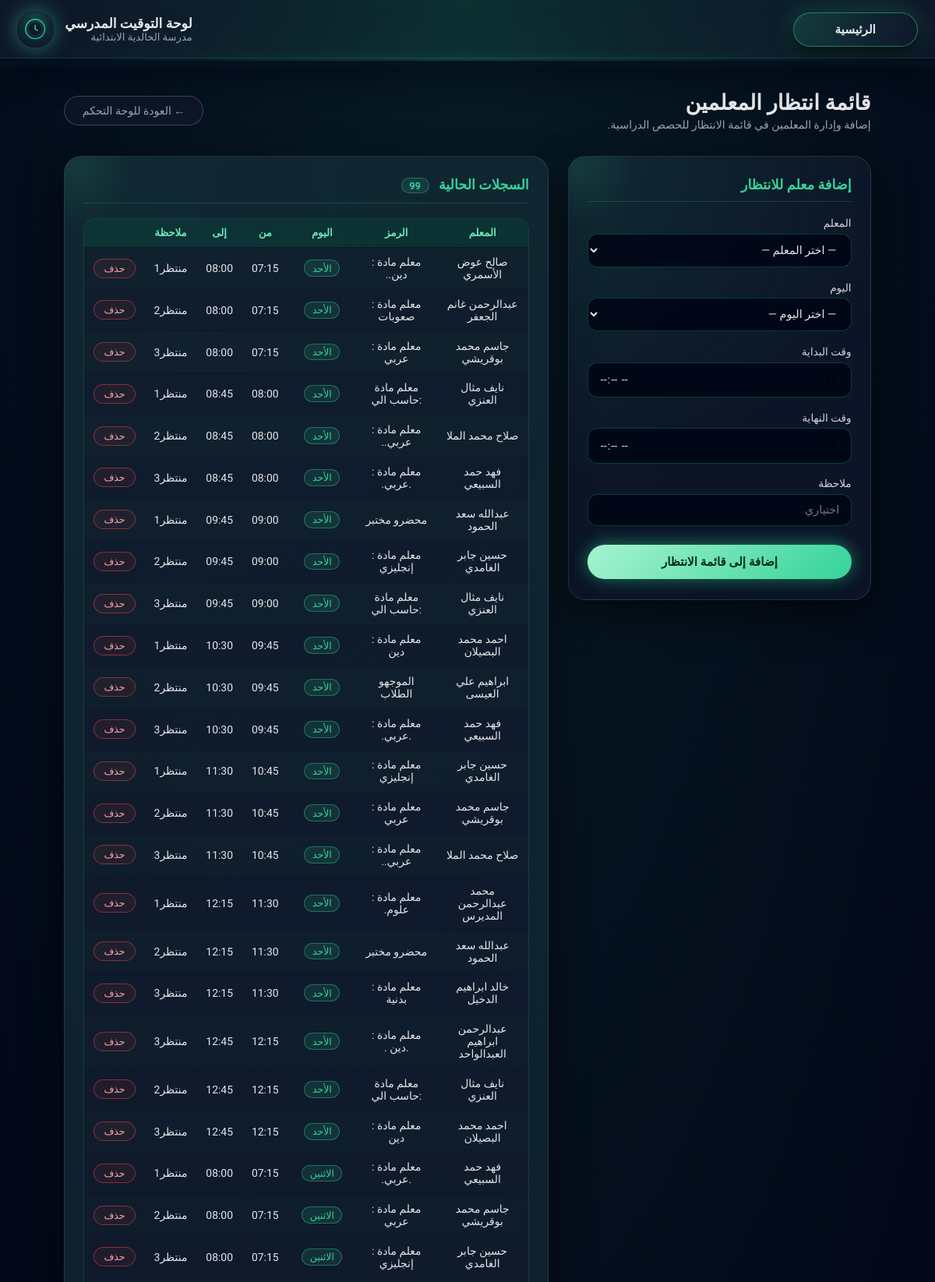
Page /control-panel/waiting-slots/ (signed in, upper part) on the committed database.
### schooltimetable/models.py (models this page shows)
class BaseTeacherSlot(models.Model):
    day_of_week = models.IntegerField("اليوم", choices=DAYS_OF_WEEK)
    teacher = models.ForeignKey(Teacher, on_delete=models.CASCADE)
    start_time = models.TimeField("وقت البداية")
    end_time = models.TimeField("وقت النهاية")
    note = models.CharField("ملاحظة", max_length=255, blank=True)
    class Meta:
        abstract = True

class TeacherWaitingSlot(BaseTeacherSlot):
    pass

class Teacher(models.Model):
    name = models.CharField("اسم المعلم", max_length=100)
    code = models.CharField("رمز المعلم", max_length=20, unique=True)
    class Meta:
        verbose_name = "معلم"
        verbose_name_plural = "المعلمين"
    def __str__(self) -> str:
        return f"{self.name} ({self.code})"

### schooldisplay/views.py (the view)
# urls.py: path("control-panel/waiting-slots/", views.teacher_waiting_slots, name="teacher_waiting_slots"),
@_require_role('admin', 'supervisor')
def teacher_waiting_slots(request):
    form = TeacherWaitingSlotForm(request.POST or None)
    if request.method == "POST" and form.is_valid():
        form.save()
        messages.success(request, "تمت إضافة المعلم إلى قائمة الانتظار بنجاح.")
        return redirect("schooldisplay:teacher_waiting_slots")
    slots = TeacherWaitingSlot.objects.select_related("teacher").order_by("day_of_week", "start_time")
    return render(request, "display/teacher_waiting_slots.html", {"form": form, "slots": slots})

### schooltimetable/forms.py
class TeacherWaitingSlotForm(_BaseSlotForm):
    class Meta:
        model = TeacherWaitingSlot
        fields = ["teacher", "day_of_week", "start_time", "end_time", "note"]

### schoolaccounts/context_processors.py (called while the page is built)
def user_role_context(request):
    if not request.user.is_authenticated:
        return {'user_role': None, 'user_role_display': ''}
    if request.user.is_superuser:
        role = 'admin'
    else:
        try:
            role = request.user.profile.role
        except Exception:
            role = 'display'
    return {
        'user_role': role,
        'user_role_display': _ROLE_LABELS.get(role, ''),
    }

### schooldisplay/views.py (called while the page is built)
def _get_user_role(user) -> str:
    if user.is_superuser:
        return 'admin'
    try:
        return user.profile.role
    except Exception:
        return 'display'

def _require_role(*roles):
    def decorator(view_func):
        @wraps(view_func)
        def wrapper(request, *args, **kwargs):
            if _get_user_role(request.user) not in roles:
                messages.error(request, "ليس لديك صلاحية للوصول إلى هذه الصفحة.")
                return redirect('schooldisplay:dashboard')
            return view_func(request, *args, **kwargs)
        return wrapper
    return decorator

### templates/display/teacher_waiting_slots.html (shortened to what this page needs)
<!DOCTYPE html>
<html lang="ar" dir="rtl">
<head>
</head>
<body>
{% include "header.html" %}
<div class="neon-bar" aria-hidden="true"></div>
<main class="page-main">
    <div class="page-header">
        <div>
            <h1 class="page-title">قائمة انتظار المعلمين</h1>
            <p class="page-subtitle">إضافة وإدارة المعلمين في قائمة الانتظار للحصص الدراسية.</p>
        </div>
        <a href="{% url 'schooldisplay:control_panel' %}" class="btn-back">
            ← العودة للوحة التحكم
        </a>
    </div>
    <div class="layout">
        <article class="card">
            <div class="card-inner">
                <h2 class="card-title">إضافة معلم للانتظار</h2>
                <form method="post" novalidate>
                    <div class="form-group">
                        <label class="form-label">{{ form.teacher.label }}</label>
                        {{ form.teacher }}
                    </div>
                    <div class="form-group">
                        <label class="form-label">{{ form.day_of_week.label }}</label>
                        {{ form.day_of_week }}
                    </div>
                    <div class="form-group">
                        <label class="form-label">{{ form.start_time.label }}</label>
                        {{ form.start_time }}
                    </div>
                    <div class="form-group">
                        <label class="form-label">{{ form.end_time.label }}</label>
                        {{ form.end_time }}
                    </div>
                    <div class="form-group">
                        <label class="form-label">{{ form.note.label }}</label>
                        {{ form.note }}
                    </div>
                    <button type="submit" class="btn-submit">إضافة إلى قائمة الانتظار</button>
                </form>
            </div>
        </article>
        <article class="card">
            <div class="card-inner">
                <h2 class="card-title">
                    السجلات الحالية
                    <span class="count-badge">{{ slots|length }}</span>
                </h2>
                <div class="table-wrapper">
                    <table>
                        <thead>
                            <tr>
                                <th>المعلم</th>
                                <th>الرمز</th>
                                <th>اليوم</th>
                                <th>من</th>
                                <th>إلى</th>
                                <th>ملاحظة</th>
                                <th></th>
                            </tr>
                        </thead>
                        <tbody>
                        {% if slots %}
                            {% for slot in slots %}
                            <tr>
                                <td>{{ slot.teacher.name }}</td>
                                <td>{{ slot.teacher.code }}</td>
                                <td><span class="day-badge">{{ slot.get_day_of_week_display }}</span></td>
                                <td>{{ slot.start_time|time:"H:i" }}</td>
                                <td>{{ slot.end_time|time:"H:i" }}</td>
                                <td>{{ slot.note|default:"—" }}</td>
                                <td>
                                    <form method="post"
                                          action="{% url 'schooldisplay:teacher_waiting_slot_delete' slot.pk %}"
                                          onsubmit="return confirm('هل تريد حذف هذا السجل؟')">
                                        <button type="submit" class="btn-delete">حذف</button>
                                    </form>
                                </td>
                            </tr>
                            {% endfor %}
                        {% else %}
                            <tr class="empty-row">
                                <td colspan="7">لا توجد سجلات حتى الآن. أضف أول معلم باستخدام النموذج.</td>
                            </tr>
                        {% endif %}
                        </tbody>
                    </table>
                </div>
            </div>
        </article>
    </div>
</main>
</body>
</html>

### templates/display/teacher_waiting_slots.html (style rules this page uses)
:root { --bg: #020617; --text: #e5e7eb; --muted: #9ca3af; --accent: #34d399; --border: rgba(148,163,184,0.18); }
*, *::before, *::after { box-sizing: border-box; margin: 0; padding: 0; }
body { font-family: "Tajawal", system-ui, sans-serif; background: radial-gradient(ellipse 70% 45% at 50% 0%, rgba(52,211,153,0.1), transparent), var(--bg); color: var(--text); min-height: 100vh; }
.neon-bar { height: 3px; background: linear-gradient(to left, transparent, #34d399, transparent); box-shadow: 0 0 14px rgba(52,211,153,0.8); opacity: 0.85; }
.page-main { max-width: 1080px; margin: 0 auto; padding: 2.4rem 1.4rem 4rem; }
.page-header { display: flex; align-items: center; justify-content: space-between; flex-wrap: wrap; gap: 1rem; margin-bottom: 2rem; }
.page-title { font-size: 1.7rem; font-weight: 700; }
.page-subtitle { font-size: 0.88rem; color: var(--muted); margin-top: 0.25rem; }
.btn-back { display: inline-flex; align-items: center; gap: 0.4rem; padding: 0.6rem 1.4rem; border-radius: 999px; border: 1px solid rgba(148,163,184,0.35); background: rgba(15,23,42,0.8); color: var(--muted); font-family: inherit; font-size: 0.88rem; text-decoration: none; transition: border-color 0.15s, color 0.15s; }
.layout { display: grid; grid-template-columns: minmax(0,1fr) minmax(0,1.6fr); gap: 1.6rem; align-items: start; }
.card { background: radial-gradient(circle at top left, rgba(52,211,153,0.1), transparent 60%), rgba(15,23,42,0.85); border-radius: 1.4rem; border: 1px solid var(--border); padding: 1.6rem 1.5rem; box-shadow: 0 20px 50px rgba(0,0,0,0.5); position: relative; overflow: hidden; }
.card::before { content: ""; position: absolute; inset-inline-end: -60px; inset-block-start: -60px; width: 150px; height: 150px; border-radius: 50%; background: radial-gradient(circle, rgba(52,211,153,0.1), transparent 70%); pointer-events: none; }
.card-inner { position: relative; z-index: 1; }
.card-title { font-size: 1.1rem; font-weight: 600; margin-bottom: 1.2rem; padding-bottom: 0.7rem; border-bottom: 1px solid rgba(52,211,153,0.2); color: var(--accent); }
.form-group { margin-bottom: 1.1rem; }
.form-label { display: block; font-size: 0.85rem; color: #d1d5db; margin-bottom: 0.35rem; }
.form-input { width: 100%; padding: 0.7rem 0.9rem; border-radius: 0.8rem; border: 1px solid rgba(6,78,59,0.8); background: rgba(2,6,23,0.9); color: var(--text); font-family: inherit; font-size: 0.9rem; outline: none; transition: border-color 0.15s, box-shadow 0.15s; appearance: auto; }
.btn-submit { width: 100%; padding: 0.8rem; border-radius: 999px; border: none; background: linear-gradient(135deg, #a7f3d0, #34d399); color: #052e16; font-family: inherit; font-size: 0.95rem; font-weight: 700; cursor: pointer; box-shadow: 0 0 22px rgba(52,211,153,0.6), 0 8px 20px rgba(2,6,23,0.8); transition: transform 0.15s, box-shadow 0.15s; margin-top: 0.4rem; }
.table-wrapper { border-radius: 0.9rem; overflow: hidden; border: 1px solid rgba(52,211,153,0.15); }
table { width: 100%; border-collapse: collapse; font-size: 0.87rem; }
thead { background: rgba(6,78,59,0.3); }
th, td { padding: 0.65rem 0.75rem; text-align: center; border-bottom: 1px solid rgba(15,23,42,0.9); }
th { font-weight: 600; color: #6ee7b7; font-size: 0.83rem; }
tbody tr:nth-child(even) { background: rgba(15,23,42,0.6); }
tbody tr:nth-child(odd) { background: rgba(15,23,42,0.4); }
.day-badge { display: inline-block; padding: 0.15rem 0.6rem; border-radius: 999px; font-size: 0.78rem; background: rgba(52,211,153,0.12); border: 1px solid rgba(52,211,153,0.4); color: #34d399; }
.btn-delete { display: inline-block; padding: 0.25rem 0.75rem; border-radius: 999px; border: 1px solid rgba(239,68,68,0.5); background: rgba(239,68,68,0.08); color: #fca5a5; font-family: inherit; font-size: 0.78rem; cursor: pointer; transition: background 0.14s, border-color 0.14s; }
.count-badge { display: inline-block; padding: 0.12rem 0.6rem; border-radius: 999px; background: rgba(52,211,153,0.12); border: 1px solid rgba(52,211,153,0.35); color: #34d399; font-size: 0.8rem; margin-inline-start: 0.5rem; font-weight: 600; }

### rows in the picture
TeacherWaitingSlot: teacher.name "صالح عوض الأسمري", teacher.code "معلم مادة : دين..", day_of_week "الأحد", start_time "07:15", end_time "08:00", note "منتظر1"
TeacherWaitingSlot: teacher.name "عبدالرحمن غانم الجعفر", teacher.code "معلم مادة : صعوبات", day_of_week "الأحد", start_time "07:15", end_time "08:00", note "منتظر2"
TeacherWaitingSlot: teacher.name "جاسم محمد بوقريشي", teacher.code "معلم مادة : عربي", day_of_week "الأحد", start_time "07:15", end_time "08:00", note "منتظر3"
TeacherWaitingSlot: teacher.name "نايف مثال العنزي", teacher.code "معلم مادة :حاسب الي", day_of_week "الأحد", start_time "08:00", end_time "08:45", note "منتظر1"
TeacherWaitingSlot: teacher.name "صلاح محمد الملا", teacher.code "معلم مادة : عربي..", day_of_week "الأحد", start_time "08:00", end_time "08:45", note "منتظر2"
TeacherWaitingSlot: teacher.name "فهد حمد السبيعي", teacher.code "معلم مادة : .عربي.", day_of_week "الأحد", start_time "08:00", end_time "08:45", note "منتظر3"
TeacherWaitingSlot: teacher.name "عبدالله سعد الحمود", teacher.code "محضرو مختبر", day_of_week "الأحد", start_time "09:00", end_time "09:45", note "منتظر1"
TeacherWaitingSlot: teacher.name "حسين جابر الغامدي", teacher.code "معلم مادة : إنجليزي", day_of_week "الأحد", start_time "09:00", end_time "09:45", note "منتظر2"
TeacherWaitingSlot: teacher.name "نايف مثال العنزي", teacher.code "معلم مادة :حاسب الي", day_of_week "الأحد", start_time "09:00", end_time "09:45", note "منتظر3"
TeacherWaitingSlot: teacher.name "احمد محمد البصيلان", teacher.code "معلم مادة : دين", day_of_week "الأحد", start_time "09:45", end_time "10:30", note "منتظر1"
TeacherWaitingSlot: teacher.name "ابراهيم علي العيسى", teacher.code "الموجهو الطلاب", day_of_week "الأحد", start_time "09:45", end_time "10:30", note "منتظر2"
TeacherWaitingSlot: teacher.name "فهد حمد السبيعي", teacher.code "معلم مادة : .عربي.", day_of_week "الأحد", start_time "09:45", end_time "10:30", note "منتظر3"
TeacherWaitingSlot: teacher.name "حسين جابر الغامدي", teacher.code "معلم مادة : إنجليزي", day_of_week "الأحد", start_time "10:45", end_time "11:30", note "منتظر1"
TeacherWaitingSlot: teacher.name "جاسم محمد بوقريشي", teacher.code "معلم مادة : عربي", day_of_week "الأحد", start_time "10:45", end_time "11:30", note "منتظر2"
TeacherWaitingSlot: teacher.name "صلاح محمد الملا", teacher.code "معلم مادة : عربي..", day_of_week "الأحد", start_time "10:45", end_time "11:30", note "منتظر3"
TeacherWaitingSlot: teacher.name "محمد عبدالرحمن المديرس", teacher.code "معلم مادة : علوم.", day_of_week "الأحد", start_time "11:30", end_time "12:15", note "منتظر1"
TeacherWaitingSlot: teacher.name "عبدالله سعد الحمود", teacher.code "محضرو مختبر", day_of_week "الأحد", start_time "11:30", end_time "12:15", note "منتظر2"
TeacherWaitingSlot: teacher.name "خالد ابراهيم الدخيل", teacher.code "معلم مادة : بدنية", day_of_week "الأحد", start_time "11:30", end_time "12:15", note "منتظر3"
TeacherWaitingSlot: teacher.name "عبدالرحمن ابراهيم العبدالواحد", teacher.code "معلم مادة : .دين .", day_of_week "الأحد", start_time "12:15", end_time "12:45", note "منتظر3"
TeacherWaitingSlot: teacher.name "نايف مثال العنزي", teacher.code "معلم مادة :حاسب الي", day_of_week "الأحد", start_time "12:15", end_time "12:45", note "منتظر2"
TeacherWaitingSlot: teacher.name "احمد محمد البصيلان", teacher.code "معلم مادة : دين", day_of_week "الأحد", start_time "12:15", end_time "12:45", note "منتظر3"
TeacherWaitingSlot: teacher.name "فهد حمد السبيعي", teacher.code "معلم مادة : .عربي.", day_of_week "الاثنين", start_time "07:15", end_time "08:00", note "منتظر1"
TeacherWaitingSlot: teacher.name "جاسم محمد بوقريشي", teacher.code "معلم مادة : عربي", day_of_week "الاثنين", start_time "07:15", end_time "08:00", note "منتظر2"
TeacherWaitingSlot: teacher.name "حسين جابر الغامدي", teacher.code "معلم مادة : إنجليزي", day_of_week "الاثنين", start_time "07:15", end_time "08:00", note "منتظر3"

### other values in the picture
{{ slots|length }} "99"
